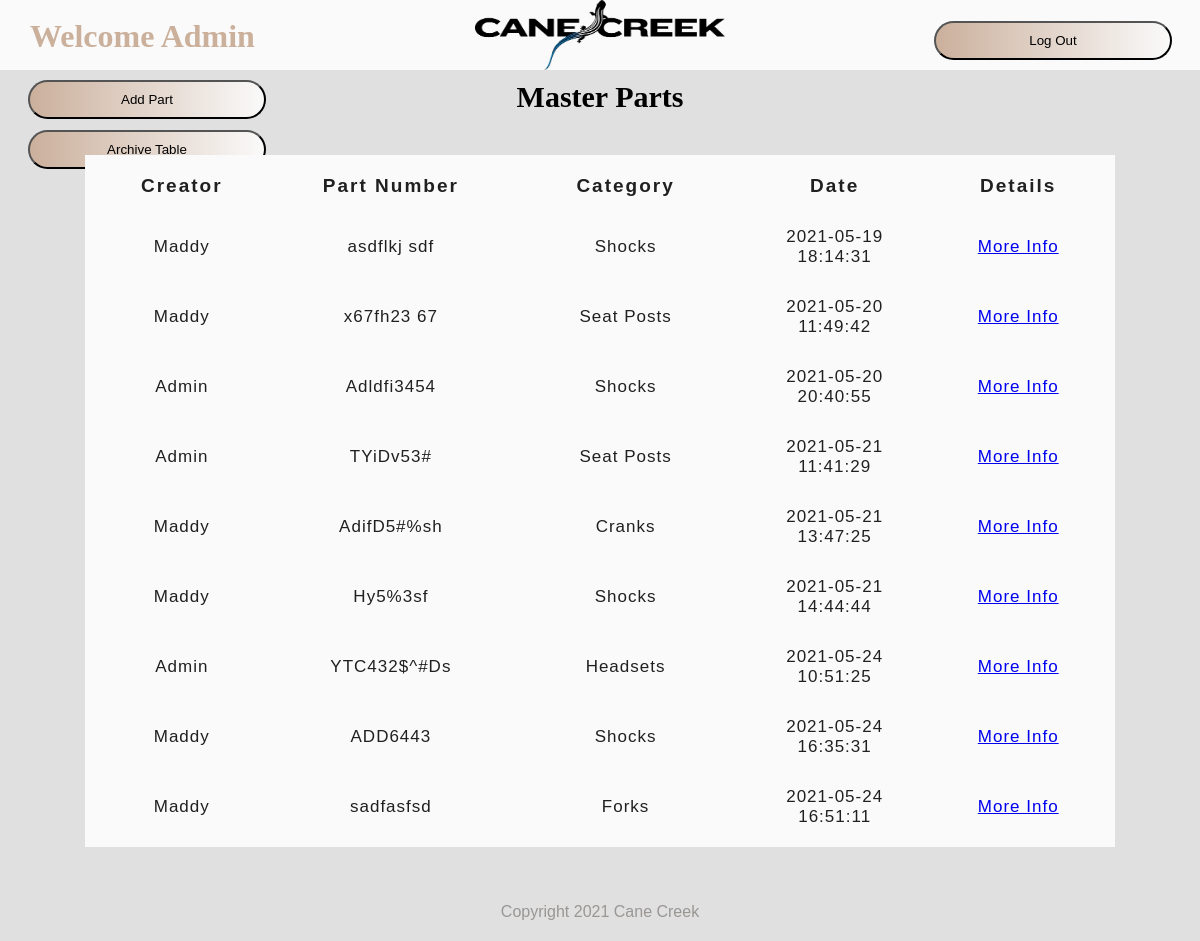
Page /master.php (signed in) on the earlier database version.
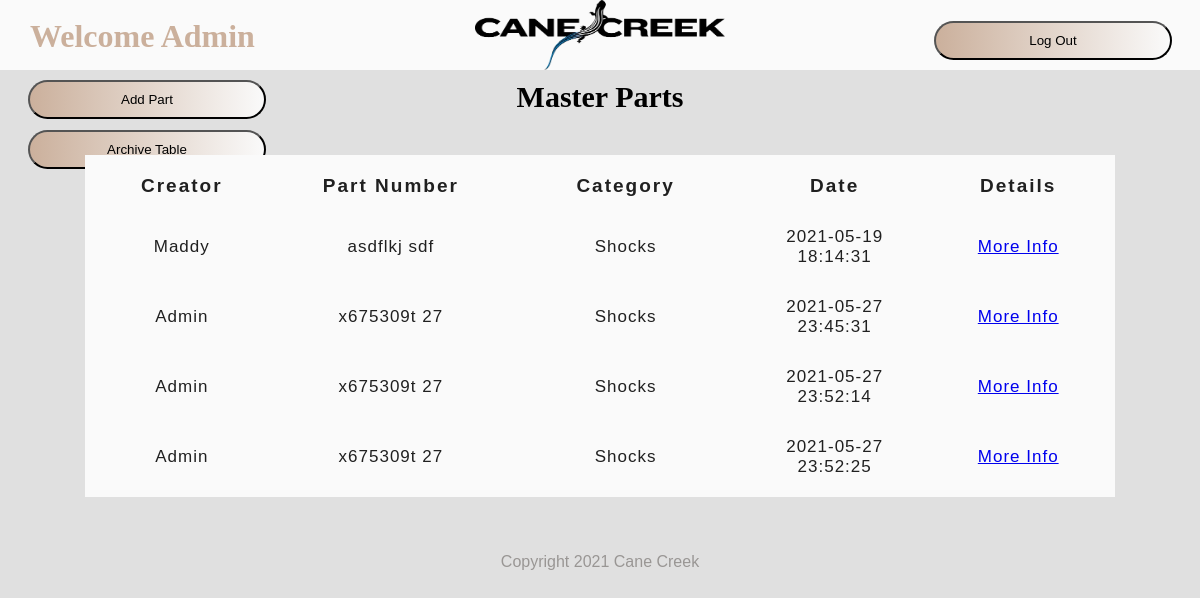
Same page on the later database version.
### tables this page shows
CREATE TABLE `parts` (
  `id` int(11) NOT NULL AUTO_INCREMENT,
  `qr` varchar(255) NOT NULL,
  `userid` varchar(255) NOT NULL,
  `pnumber` varchar(255) NOT NULL,
  `pname` varchar(255) NOT NULL,
  `pcategory` varchar(255) NOT NULL,
  `pdescription` varchar(255) NOT NULL,
  `ptime` timestamp NOT NULL DEFAULT current_timestamp(),
  PRIMARY KEY (`id`)
);

### master.php (the view, shortened to what this page needs)
<?php
  include ('templates/header.php')
?>
<form action="archive.php" id="editbutton" class="input-group" >
  <button type="submit" class="submit-btn">Archive Table</button>
</form>
<form id="addpartbtn" class="input-group" style="position: absolute; top: 80px; left: 7px;" >
  <button type="submit" class="submit-btn">Add Part</button>
</form>
<h2 style="color: black;">Master Parts</h2>
<div class='tablebox'>
  <table class='table'>
    <thead>
      <tr>
        <th>Creator</th>
        <th>Part Number</th>
        <th>Category</th>
        <th>Date</th>
        <th>Details</th>
      </tr>
    </thead>
    <?php foreach ($parts as $part){ ?>
      <tbody>
        <tr>
          <td><?php echo htmlspecialchars($part['userid']);?></td>
          <td><?php echo htmlspecialchars($part['pnumber']);?></td>
          <td><?php echo htmlspecialchars($part['pcategory']);?></td>
          <td><?php echo htmlspecialchars($part['ptime']);?></td>
          <td>
            <a href="details.php?qr=<?php echo $part['qr']?>">More Info</a>
          </td>
        </tr>
      </tbody>
    <?php } ?>
  </table>
</div>
<?php
  include('templates/footer.php');
?>

### templates/header.php (shortened to what this page needs)
<?php
  include('config/dbConnect.php');
  $sql = 'SELECT * FROM parts';
  $result = mysqli_query($conn, $sql);
  $parts = mysqli_fetch_all($result, MYSQLI_ASSOC);
?>
<html>
  <head>
    <link rel="stylesheet" href="css/master.css">
  <header id="header">
    <h1>
      Welcome
      <?php echo htmlspecialchars($_SESSION['userid']) ?>
    </h1>
    <a href="master.php">
      <img id="logo" src="img/logo.png">
    </a>
    <form id="logoutbutton" class="input-group" method="POST">
      <button type="submit" name="logout" class="submit-btn">Log Out</button>
    </form>
  </header>
  <body class="background">

### templates/footer.php (shortened to what this page needs)
    <footer class="footer">
      Copyright 2021 Cane Creek
    </footer>
  </body>
</html>

### css/master.css (style rules this page uses)
* { margin: 0; padding: 0; font-family: sans-serif; }
#header { position: -webkit-sticky; position: sticky; background: #FAFAFA; color: #202020; top: 0px; z-index: 1; }
footer { text-align: center; padding: 20px; color: #999694; }
.background { background: #E0E0E0; color: #202020; }
.tablebox { background: #FAFAFA; width: 85%; position: relative; margin: 3% auto; padding: 5px; }
table { table-layout: fixed; width: 100%; border-collapse: collapse; }
thead th:nth-child(1) { width: 15%; }
thead th:nth-child(2) { width: 20%; }
thead th:nth-child(3) { width: 20%; }
thead th:nth-child(4) { width: 15%; }
thead th:nth-child(5) { width: 15%; }
th, td { padding: 15px; }
th { letter-spacing: 2px; font-size: 19; }
td { letter-spacing: 1px; font-size: 17; }
tbody td { text-align: center; }
#logoutbutton { position: absolute; top: 21px; right: 7px; }
#editbutton { position: absolute; top: 130px; left: 7px; }
#logo { width: 250px; height: 70px; display: block; margin: 0 auto; }
h1 { position: absolute; top: 18px; left: 30px; font-family: aerial; color: #cbb09c; }
h2 { text-align: center; font-size: 30px; padding: 10px 50px 5px; font-family: aerial; color: #cbb09c; }
.submit-btn { width: 85%; padding: 10px 30px; cursor: pointer; display: block; margin: auto; background: linear-gradient(to left,#FAFAFA, #cbb09c); border: 1; outline: none; border-radius: 30px; }
.input-group { top:180px; position: absolute; width: 280px; transition: .5s; }

Differences in the rows shown:
removed parts: userid "Maddy", pnumber "x67fh23 67", pcategory "Seat Posts", ptime "2021-05-20 11:49:42"
removed parts: userid "Admin", pnumber "Adldfi3454", pcategory "Shocks", ptime "2021-05-20 20:40:55"
removed parts: userid "Admin", pnumber "TYiDv53#", pcategory "Seat Posts", ptime "2021-05-21 11:41:29"
removed parts: userid "Maddy", pnumber "AdifD5#%sh", pcategory "Cranks", ptime "2021-05-21 13:47:25"
removed parts: userid "Maddy", pnumber "Hy5%3sf", pcategory "Shocks", ptime "2021-05-21 14:44:44"
removed parts: userid "Admin", pnumber "YTC432$^#Ds", pcategory "Headsets", ptime "2021-05-24 10:51:25"
removed parts: userid "Maddy", pnumber "ADD6443", pcategory "Shocks", ptime "2021-05-24 16:35:31"
removed parts: userid "Maddy", pnumber "sadfasfsd", pcategory "Forks", ptime "2021-05-24 16:51:11"
added parts: userid "Admin", pnumber "x675309t 27", pcategory "Shocks", ptime "2021-05-27 23:45:31"
added parts: userid "Admin", pnumber "x675309t 27", pcategory "Shocks", ptime "2021-05-27 23:52:14"
added parts: userid "Admin", pnumber "x675309t 27", pcategory "Shocks", ptime "2021-05-27 23:52:25"
